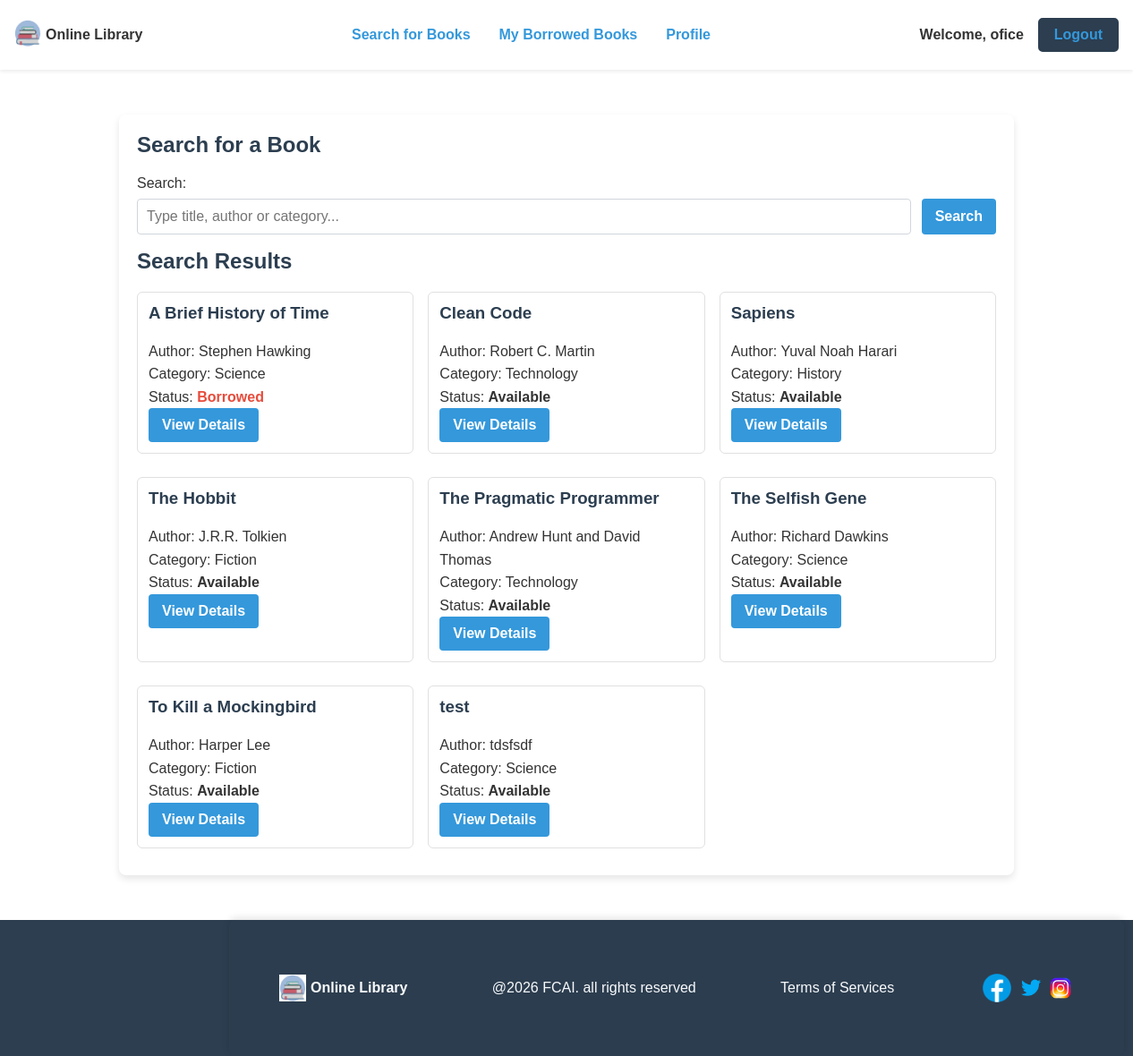
The app's page /search/ (signed in) with its own data.
### accounts/models.py (models this page shows)
class CustomUser(AbstractUser):
    phone = models.CharField(max_length=15, blank=True, null=True)

### books/models.py (models this page shows, shortened)
class Book(models.Model):
    STATUS_AVAILABLE = 'available'
    STATUS_BORROWED = 'borrowed'
    STATUS_CHOICES = [
        (STATUS_AVAILABLE, 'Available'),
        (STATUS_BORROWED, 'Borrowed'),
    ]
    title = models.CharField(max_length=100)
    author = models.CharField(max_length=100)
    category = models.CharField(max_length=50)
    description = models.TextField()
    status = models.CharField(max_length=20, choices=STATUS_CHOICES, default=STATUS_AVAILABLE)

### books/views.py (the view)
# urls.py: path('search/', views.search_books, name='search'),
def search_books(request):
    query = request.GET.get('q', '').strip()
    books = Book.objects.all().order_by('title')
    if query:
        books = books.filter(
            Q(title__icontains=query) |
            Q(author__icontains=query) |
            Q(category__icontains=query)
        )
    context = {
        'books': books,
        'query': query,
    }
    return render(request, 'search_books.html', context)

### templates/search_books.html
{% extends 'index.html' %}
{% block content %}
<main class="container">
    <section>
        <h2>Search for a Book</h2>
        <form method="GET" class="search-form">
            <label for="searchInput">Search: </label>
            <div class="search-bar">
                <input
                    type="text"
                    id="searchInput"
                    name="q"
                    class="formInput"
                    placeholder="Type title, author or category..."
                    value="{{ query }}"
                >
                <button type="submit" class="btn">Search</button>
            </div>
        </form>
    </section>
    <section>
        <h2>Search Results</h2>
        {% if books %}
            <div class="books-grid">
                {% for book in books %}
                    <article class="book-card">
                        <h3>{{ book.title }}</h3>
                        <p>Author: {{ book.author }}</p>
                        <p>Category: {{ book.category }}</p>
                        <p>Status:
                            <strong {% if book.status != 'available' %}style="color: var(--error-color);"{% endif %}>
                                {{ book.status|title }}
                            </strong>
                        </p>
                        <a href="{% url 'book_detail' book.id %}" class="btn">View Details</a>
                    </article>
                {% endfor %}
            </div>
        {% else %}
            <p>No books found{% if query %} for "{{ query }}"{% endif %}.</p>
        {% endif %}
    </section>
</main>
{% endblock %}

### templates/index.html (shortened to what this page needs)
{% load static %}
<!DOCTYPE html>
<html lang="en">
<head>
    <link rel="stylesheet" href="{% static 'css/style.css' %}?v=1.1">
    <link rel="stylesheet" href="{% static 'css/queries.css' %}?v=1.1">
</head>
<body class="background-img">
    <nav class="navbar">
        <div class="iconName">
            <a href="{% url 'home' %}">
                <img src="{% static 'images/icon.png' %}" alt="icon" width="30px">
            </a>
            <b>Online Library</b>
        </div>
        {% if user.is_authenticated %}
            {% if user.is_staff %}
                <div class="pageOptions">
                    <a href="{% url 'admin_books' %}">Manage Books</a>
                    <a href="{% url 'add_book' %}">Add Book</a>
                    <a href="{% url 'add_admin' %}">Add Admin</a>
                    <a href="{% url 'profile' %}">Profile</a>
                </div>
            {% else %}
                <div class="pageOptions">
                    <a href="{% url 'search' %}">Search for Books</a>
                    <a href="{% url 'borrowed_books' %}">My Borrowed Books</a>
                    <a href="{% url 'profile' %}">Profile</a>
                </div>
            {% endif %}
            <div class="logContainer">
                <p class="userGreeting">Welcome, {{ user.username }}</p>
                <a href="{% url 'logout' %}" class="navbarBtns">Logout</a>
            </div>
        {% endif %}
    </nav>
    {% block content %}{% endblock %}
    <footer>
        <div class="footer">
            <div class="iconName">
                <img src="{% static 'images/icon.png' %}" alt="icon" width="30px">
                <b>Online Library</b>
            </div>
            <p>@2026 FCAI. all rights reserved </p>
            <p>Terms of Services</p>
            <div class="socialMediaIcons">
                <img src="{% static 'images/facebook.png' %}" alt="Facebook icon" width="40px">
                <img src="{% static 'images/twitter.png' %}" alt="Twitter icon" width="30px">
                <img src="{% static 'images/instagram.png' %}" alt="Instagram icon" width="30px">
            </div>
        </div>
    </footer>
</body>
</html>

### books/static/css/style.css (style rules this page uses)
:root { --primary-color: #2c3e50; --secondary-color: #3498db; --background-color: #f4f4f9; --text-color: #333333; --error-color: #e74c3c; --font-family: Arial, sans-serif; }
* { box-sizing: border-box; }
body { font-family: var(--font-family), sans-serif; color: var(--text-color); margin: 0; padding: 0; background-image: linear-gradient(rgba(255, 255, 255, 0.45), rgba(255, 255, 255, 0.45)), url("../images/background.jpg"); background-repeat: no-repeat; background-size: cover; background-position: center; background-attachment: fixed; min-height: 100vh; }
a { text-decoration: none; }
p { margin: 0 auto; line-height: 1.6; }
.container { max-width: 1000px; min-height: 80vh; margin: 0 auto 50px; padding: 20px; background: white; border-radius: 8px; box-sizing: border-box; box-shadow: 0 4px 8px rgba(0, 0, 0, 0.1); }
.navbar { display: flex; align-items: center; justify-content: space-between; gap: 10px; padding: 20px 16px; background: white; box-shadow: 0 2px 4px rgba(0, 0, 0, 0.08); margin-bottom: 50px; }
.navbar a { color: var(--secondary-color); font-weight: 600; }
.btn { display: inline-block; background-color: var(--secondary-color); color: white; padding: 10px 15px; border: none; border-radius: 4px; cursor: pointer; font-weight: 600; box-sizing: border-box; width: auto; text-align: center; }
input, select, textarea { font: inherit; width: 100% }
button { font: inherit; }
input, select, textarea { padding: 10px; border: 1px solid #d0d5dd; border-radius: 4px; width: 100%; margin-bottom: 10px; }
article { padding: 12px; border: 1px solid #e0e0e0; border-radius: 6px; margin-bottom: 10px; background: #ffffff; }
.book-card { transition: box-shadow 0.3s ease, transform 0.3s ease; }
h1, h2, h3, h4 { color: var(--primary-color); margin-top: 0; }
.pageOptions { display: flex; gap: 2rem; }
.navbarBtns { text-decoration: none; background-color: var(--primary-color); color: #fff; padding: 0.5rem 1rem; border: 2px solid var(--primary-color); border-radius: 5px; transition: 0.5s; cursor: pointer; }
.logContainer { display: flex; gap: 1rem; align-items: center; justify-content: center; }
.userGreeting { font-weight: 700; margin-bottom: 0; }
.books-grid { display: grid; grid-template-columns: repeat(auto-fit, minmax(240px, 1fr)); gap: 1rem; margin-top: 1rem; }
.search-form label { display: block; margin-bottom: 0.5rem; }
.search-bar { display: flex; align-items: stretch; gap: 0.75rem; margin-bottom: 1rem; }
.search-bar input { margin-bottom: 0; flex: 1; }
.search-bar .btn { white-space: nowrap; align-self: stretch; }
.footer { display: flex; justify-content: space-between; align-items: center; gap: 1rem; padding: 1.5rem 2rem; background: rgba(44, 62, 80, 0.96); color: #f8fafc; box-shadow: 0 -2px 8px rgba(0, 0, 0, 0.12); width: min(1000px, calc(100% - 22px)); margin: 0 auto 12px; border-radius: 8px; }
.iconName { display: flex; align-items: center; gap: 0.75rem; }
.footer .iconName, .footer p { color: #f8fafc; margin: 0; }
.socialMediaIcons { display: flex; align-items: center; gap: 0.75rem; }
.iconName { display: flex; align-items: center; gap: 5px; }
.socialMediaIcons { display: flex; align-items: center; gap: 0.2rem; }
footer { width: 100%; background-color: var(--primary-color); color: #fff; text-align: center; }
.footer { position: relative; margin: 0 16rem; display: flex; gap: 0.5rem; padding: 3.5rem; align-items: center; }

### records on screen
CustomUser: username "ofice"
Book: title "A Brief History of Time", author "Stephen Hawking", category "Science", status "Borrowed"
Book: title "Clean Code", author "Robert C. Martin", category "Technology", status "Available"
Book: title "Sapiens", author "Yuval Noah Harari", category "History", status "Available"
Book: title "The Hobbit", author "J.R.R. Tolkien", category "Fiction", status "Available"
Book: title "The Pragmatic Programmer", author "Andrew Hunt and David Thomas", category "Technology", status "Available"
Book: title "The Selfish Gene", author "Richard Dawkins", category "Science", status "Available"
Book: title "To Kill a Mockingbird", author "Harper Lee", category "Fiction", status "Available"
Book: title "test", author "tdsfsdf", category "Science", status "Available"
